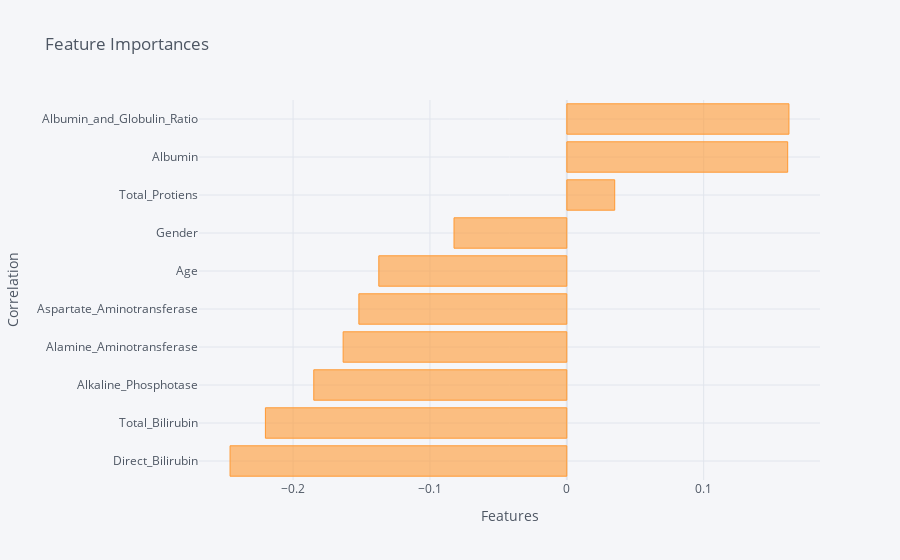

Notebook cell for this chart:
### Markdown cell above
#### Feature Importance

### Code cell
tst = data.corr()['Dataset'].copy()
tst = tst.drop('Dataset')
tst.sort_values(inplace=True)
tst.iplot(kind='barh',title='Feature Importances',xaxis_title="Features",
    yaxis_title="Correlation")

### Figure 1 — Plotly figure (JSON) as saved in the notebook; plotly's stock layout.template omitted (floating-point values rounded to 4 significant figures)
{"data": [{"marker": {"color": "rgba(255, 153, 51, 0.6)", "line": {"color": "rgba(255, 153, 51, 1.0)", "width": 1}}, "name": "Dataset", "orientation": "h", "text": "", "type": "bar", "x": [-0.246, -0.2202, -0.1849, -0.1634, -0.1519, -0.1374, -0.08242, 0.03501, 0.1614, 0.1623], "y": ["Direct_Bilirubin", "Total_Bilirubin", "Alkaline_Phosphotase", "Alamine_Aminotransferase", "Aspartate_Aminotransferase", "Age", "Gender", "Total_Protiens", "Albumin", "Albumin_and_Globulin_Ratio"]}], "layout": {"legend": {"bgcolor": "#F5F6F9", "font": {"color": "#4D5663"}}, "paper_bgcolor": "#F5F6F9", "plot_bgcolor": "#F5F6F9", "title": {"font": {"color": "#4D5663"}, "text": "Feature Importances"}, "xaxis": {"gridcolor": "#E1E5ED", "showgrid": true, "tickfont": {"color": "#4D5663"}, "title": {"font": {"color": "#4D5663"}, "text": "Features"}, "zerolinecolor": "#E1E5ED"}, "yaxis": {"gridcolor": "#E1E5ED", "showgrid": true, "tickfont": {"color": "#4D5663"}, "title": {"font": {"color": "#4D5663"}, "text": "Correlation"}, "zerolinecolor": "#E1E5ED"}}}
